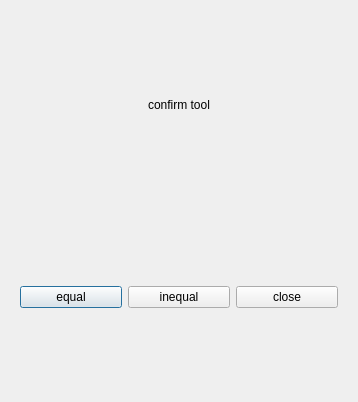
<?xml version="1.0" encoding="UTF-8"?>
<ui version="4.0">
 <class>initial</class>
 <widget class="QDialog" name="initial">
  <property name="geometry">
   <rect>
    <x>0</x>
    <y>0</y>
    <width>358</width>
    <height>402</height>
   </rect>
  </property>
  <property name="windowTitle">
   <string>Dialog</string>
  </property>
  <layout class="QVBoxLayout" name="verticalLayout">
   <item>
    <widget class="QLabel" name="label">
     <property name="text">
      <string>confirm tool</string>
     </property>
     <property name="alignment">
      <set>Qt::AlignCenter</set>
     </property>
    </widget>
   </item>
   <item>
    <widget class="QWidget" name="widget" native="true">
     <layout class="QHBoxLayout" name="horizontalLayout">
      <item>
       <widget class="QPushButton" name="equalBtn">
        <property name="text">
         <string>equal</string>
        </property>
       </widget>
      </item>
      <item>
       <widget class="QPushButton" name="inequalBtn">
        <property name="text">
         <string>inequal</string>
        </property>
       </widget>
      </item>
      <item>
       <widget class="QPushButton" name="closeBtn">
        <property name="text">
         <string>close</string>
        </property>
       </widget>
      </item>
     </layout>
    </widget>
   </item>
  </layout>
 </widget>
 <resources/>
 <connections/>
</ui>
